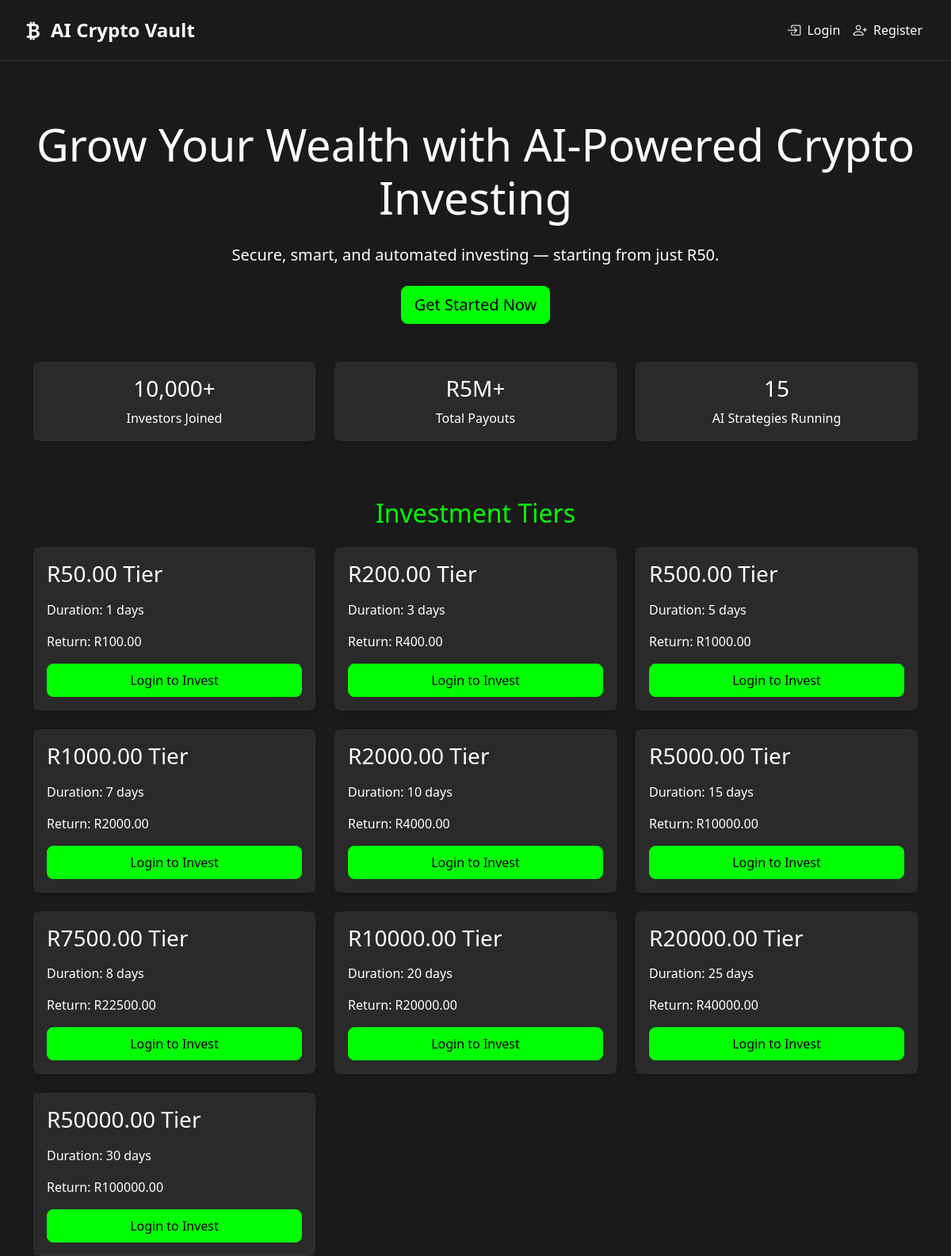
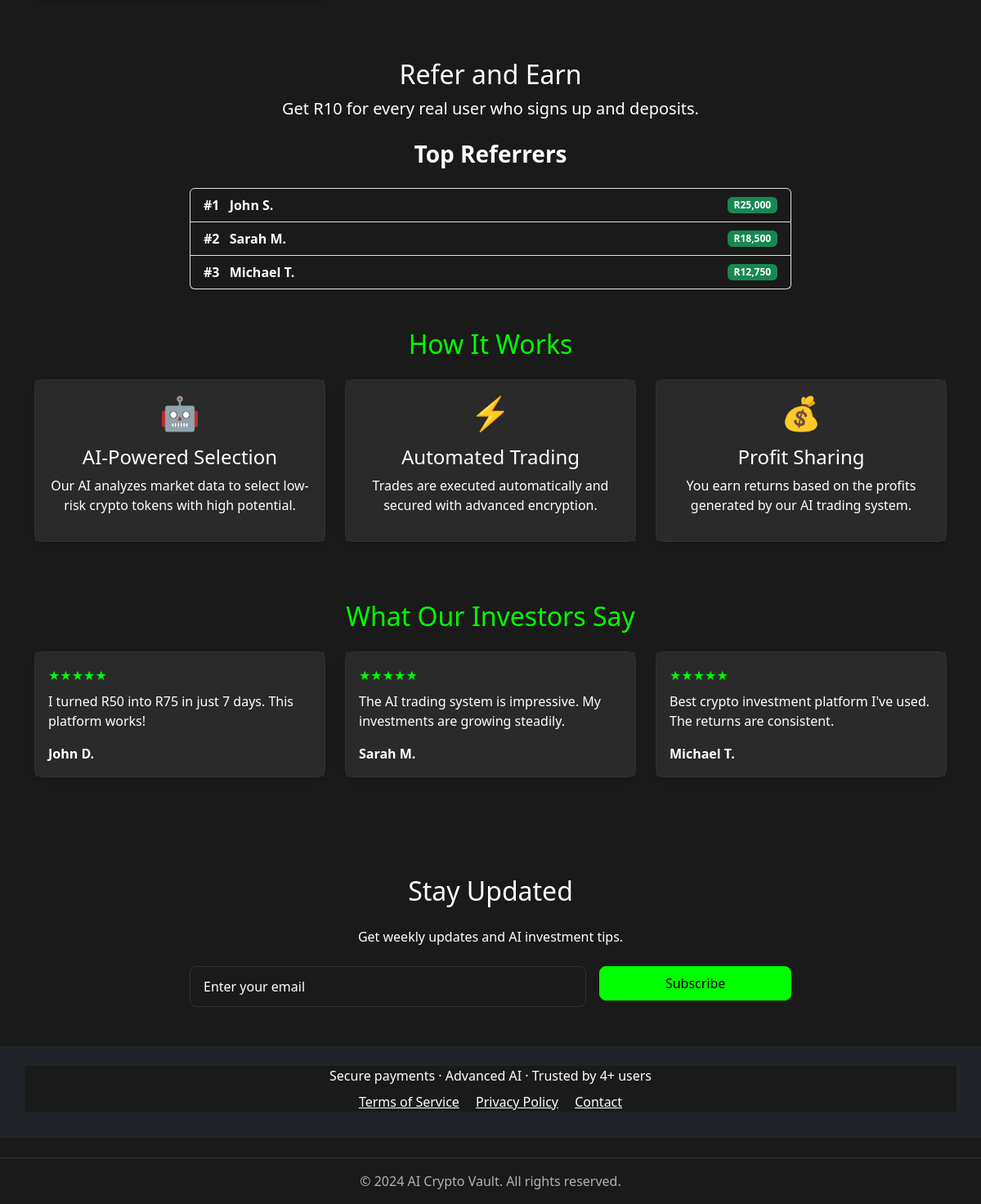
The page / on the database its author committed (2 pictures, top to bottom).
### core/models.py (models this page shows, shortened)
class InvestmentTier(models.Model):
    name = models.CharField(max_length=100)
    amount = models.DecimalField(max_digits=12, decimal_places=2)
    return_amount = models.DecimalField(max_digits=12, decimal_places=2)
    duration_days = models.IntegerField()
    min_level = models.IntegerField(default=1)
    created_at = models.DateTimeField(auto_now_add=True)
    updated_at = models.DateTimeField(auto_now=True)
    logo = models.ImageField(upload_to='tier_logos/', null=True, blank=True)  # Logo for the tier
    description = models.TextField(blank=True)  # Description of the tier

### core/views.py (the view)
# urls.py: path('', views.home_view, name='home'),
def home_view(request):
    investment_tiers = InvestmentTier.objects.all().order_by('amount')
    total_investors = CustomUser.objects.count()
    total_payouts = Investment.objects.filter(is_active=False).aggregate(
        total=Sum('return_amount')
    )['total'] or 0
    ai_strategies = 5  # Mock value for now
    top_referrers = CustomUser.objects.annotate(
        total_earnings=Sum('rewards__reward_amount')
    ).filter(total_earnings__isnull=False).order_by('-total_earnings')[:3]
    referral_link = None
    if request.user.is_authenticated:
        referral_link = request.build_absolute_uri(
            reverse('register') + f'?ref={request.user.username}'
        )
    testimonials = [
        {
            'name': 'John D.',
            'content': 'I turned R50 into R75 in just 7 days. This platform works!'
        },
        {
            'name': 'Sarah M.',
            'content': 'The AI trading system is impressive. My investments are growing steadily.'
        },
        {
            'name': 'Michael T.',
            'content': 'Best crypto investment platform I\'ve used. The returns are consistent.'
        }
    ]
    context = {
        'investment_tiers': investment_tiers,
        'total_investors': total_investors,
        'total_payouts': total_payouts,
        'ai_strategies': ai_strategies,
        'top_referrers': top_referrers,
        'referral_link': referral_link,
        'testimonials': testimonials,
    }
    return render(request, 'core/home.html', context)

### core/templates/core/home.html (shortened to what this page needs)
{% extends 'core/base.html' %}
{% load static %}
{% block content %}
<div class="container mt-5">
    <div class="row">
        <div class="col-12 text-center">
            <h1 class="display-4 mb-4">Grow Your Wealth with AI-Powered Crypto Investing</h1>
            <p class="lead mb-4">Secure, smart, and automated investing — starting from just R50.</p>
            {% if user.is_authenticated %}
                <a href="{% url 'dashboard' %}" class="btn btn-primary btn-lg">
                    Go to Dashboard
                </a>
            {% else %}
                <a href="{% url 'register' %}" class="btn btn-primary btn-lg">
                    Get Started Now
                </a>
            {% endif %}
        </div>
    </div>
</div>
<div class="container my-5">
    <div class="row text-center">
        <div class="col-md-4 mb-4">
            <div class="card">
                <div class="card-body">
                    <h3 class="card-title">10,000+</h3>
                    <p class="card-text">Investors Joined</p>
                </div>
            </div>
        </div>
        <div class="col-md-4 mb-4">
            <div class="card">
                <div class="card-body">
                    <h3 class="card-title">R5M+</h3>
                    <p class="card-text">Total Payouts</p>
                </div>
            </div>
        </div>
        <div class="col-md-4 mb-4">
            <div class="card">
                <div class="card-body">
                    <h3 class="card-title">15</h3>
                    <p class="card-text">AI Strategies Running</p>
                </div>
            </div>
        </div>
    </div>
</div>
<div class="container my-5">
    <h2 class="text-center mb-4">Investment Tiers</h2>
    <div class="row">
        {% for tier in investment_tiers %}
        <div class="col-md-4 mb-4">
            <div class="card">
                <div class="card-body">
                    <h3 class="card-title">R{{ tier.amount }} Tier</h3>
                    <div class="mt-3">
                        <p>Duration: {{ tier.duration_days }} days</p>
                        <p>Return: R{{ tier.return_amount }}</p>
                    </div>
                    {% if user.is_authenticated %}
                        {% if tier.min_level <= user.level %}
                            <a href="{% url 'invest' tier.id %}" class="btn btn-primary w-100">
                                Invest Now
                            </a>
                        {% else %}
                            <button class="btn btn-secondary w-100" disabled>
                                Locked
                            </button>
                        {% endif %}
                    {% else %}
                        <a href="{% url 'login' %}" class="btn btn-primary w-100">
                            Login to Invest
                        </a>
                    {% endif %}
                </div>
            </div>
        </div>
        {% endfor %}
    </div>
</div>
<div class="container my-5">
    <div class="text-center mb-4">
        <h2 class="text-dark">Refer and Earn</h2>
        <p class="lead text-dark">Get R10 for every real user who signs up and deposits.</p>
    </div>
    <div class="row justify-content-center">
        <div class="col-md-8">
            <h3 class="text-center mb-4 text-dark fw-bold">Top Referrers</h3>
            <div class="list-group">
                <div class="list-group-item d-flex justify-content-between align-items-center bg-white">
                    <div>
                        <span class="text-dark fw-bold">#1</span>
                        <span class="ms-2 text-dark fw-bold">John S.</span>
                    </div>
                    <span class="badge bg-success">R25,000</span>
                </div>
                <div class="list-group-item d-flex justify-content-between align-items-center bg-white">
                    <div>
                        <span class="text-dark fw-bold">#2</span>
                        <span class="ms-2 text-dark fw-bold">Sarah M.</span>
                    </div>
                    <span class="badge bg-success">R18,500</span>
                </div>
                <div class="list-group-item d-flex justify-content-between align-items-center bg-white">
                    <div>
                        <span class="text-dark fw-bold">#3</span>
                        <span class="ms-2 text-dark fw-bold">Michael T.</span>
                    </div>
                    <span class="badge bg-success">R12,750</span>
                </div>
            </div>
        </div>
    </div>
</div>
<div class="container my-5">
    <h2 class="text-center mb-4">How It Works</h2>
    <div class="row">
        <div class="col-md-4 mb-4">
            <div class="card">
                <div class="card-body text-center">
                    <h3 class="h1 mb-3">🤖</h3>
                    <h4>AI-Powered Selection</h4>
                    <p>Our AI analyzes market data to select low-risk crypto tokens with high potential.</p>
                </div>
            </div>
        </div>
        <div class="col-md-4 mb-4">
            <div class="card">
                <div class="card-body text-center">
                    <h3 class="h1 mb-3">⚡</h3>
                    <h4>Automated Trading</h4>
                    <p>Trades are executed automatically and secured with advanced encryption.</p>
                </div>
            </div>
        </div>
        <div class="col-md-4 mb-4">
            <div class="card">
                <div class="card-body text-center">
                    <h3 class="h1 mb-3">💰</h3>
                    <h4>Profit Sharing</h4>
                    <p>You earn returns based on the profits generated by our AI trading system.</p>
                </div>
            </div>
        </div>
    </div>
</div>
<div class="container my-5">
    <h2 class="text-center mb-4">What Our Investors Say</h2>
    <div class="row">
        {% for testimonial in testimonials %}
        <div class="col-md-4 mb-4">
            <div class="card">
                <div class="card-body">
                    <div class="text-warning mb-2">★★★★★</div>
                    <p class="card-text">{{ testimonial.content }}</p>
                    <p class="card-text"><strong>{{ testimonial.name }}</strong></p>
                </div>
            </div>
        </div>
        {% endfor %}
    </div>
</div>
<div class="bg-light py-5">
    <div class="container">
        <div class="row justify-content-center">
            <div class="col-md-8 text-center">
                <h2 class="mb-4">Stay Updated</h2>
                <p class="mb-4">Get weekly updates and AI investment tips.</p>
                <form method="post" action="{% url 'newsletter_subscribe' %}" class="row g-3 justify-content-center">
                    <div class="col-md-8">
                        <input type="email" name="email" class="form-control" placeholder="Enter your email" required>
                    </div>
                    <div class="col-md-4">
                        <button type="submit" class="btn btn-primary w-100">Subscribe</button>
                    </div>
                </form>
            </div>
        </div>
    </div>
</div>
<div class="bg-dark text-white py-4">
    <div class="container text-center">
        <p class="mb-2">Secure payments · Advanced AI · Trusted by {{ total_investors }}+ users</p>
        <div class="mb-2">
            <a href="{% url 'terms' %}" class="text-white me-3">Terms of Service</a>
            <a href="{% url 'privacy' %}" class="text-white me-3">Privacy Policy</a>
            <a href="{% url 'contact' %}" class="text-white">Contact</a>
        </div>
    </div>
</div>
{% endblock %}

### core/templates/core/base.html (shortened to what this page needs)
{% load static %}
<!DOCTYPE html>
<html lang="en">
<head>
    <link href="https://cdn.jsdelivr.net/npm/bootstrap@5.3.0/dist/css/bootstrap.min.css" rel="stylesheet">
    <link rel="stylesheet" href="https://cdn.jsdelivr.net/npm/bootstrap-icons@1.11.0/font/bootstrap-icons.css">
    <link rel="stylesheet" href="{% static 'css/main.css' %}">
</head>
<body>
    <nav class="navbar navbar-expand-lg navbar-dark">
        <div class="container-fluid">
            <a class="navbar-brand" href="{% url 'home' %}">
                <i class="bi bi-currency-bitcoin"></i> AI Crypto Vault
            </a>
            <div class="collapse navbar-collapse" id="navbarNav">
                <ul class="navbar-nav">
                    {% if user.is_authenticated %}
                        <li class="nav-item dropdown">
                            <a class="nav-link dropdown-toggle" href="#" id="navbarDropdown" role="button" data-bs-toggle="dropdown">
                                <i class="bi bi-person-circle"></i> {{ user.username }}
                            </a>
                            <ul class="dropdown-menu dropdown-menu-end">
                                <li><a class="dropdown-item" href="{% url 'profile' %}">
                                    <i class="bi bi-person"></i> Profile
                                </a></li>
                                <li><hr class="dropdown-divider"></li>
                                <li><a class="dropdown-item" href="{% url 'logout' %}">
                                    <i class="bi bi-box-arrow-right"></i> Logout
                                </a></li>
                            </ul>
                        </li>
                    {% else %}
                        <li class="nav-item">
                            <a class="nav-link" href="{% url 'login' %}">
                                <i class="bi bi-box-arrow-in-right"></i> Login
                            </a>
                        </li>
                        <li class="nav-item">
                            <a class="nav-link" href="{% url 'register' %}">
                                <i class="bi bi-person-plus"></i> Register
                            </a>
                        </li>
                    {% endif %}
                </ul>
            </div>
        </div>
    </nav>
    <main class="py-4">
        {% block content %}{% endblock %}
    </main>
    <footer class="footer mt-auto py-3">
        <div class="container text-center">
            <span class="text-muted">© 2024 AI Crypto Vault. All rights reserved.</span>
        </div>
    </footer>
</body>
</html>

### rows shown on the page
InvestmentTier: amount "50.00", duration_days "1", return_amount "100.00"
InvestmentTier: amount "200.00", duration_days "3", return_amount "400.00"
InvestmentTier: amount "500.00", duration_days "5", return_amount "1000.00"
InvestmentTier: amount "1000.00", duration_days "7", return_amount "2000.00"
InvestmentTier: amount "2000.00", duration_days "10", return_amount "4000.00"
InvestmentTier: amount "5000.00", duration_days "15", return_amount "10000.00"
InvestmentTier: amount "7500.00", duration_days "8", return_amount "22500.00"
InvestmentTier: amount "10000.00", duration_days "20", return_amount "20000.00"
InvestmentTier: amount "20000.00", duration_days "25", return_amount "40000.00"
InvestmentTier: amount "50000.00", duration_days "30", return_amount "100000.00"

### other values the page prints
{{ testimonial.content }} "I turned R50 into R75 in just 7 days. This platform works!" "The AI trading system is impressive. My investments are growing steadily." "Best crypto investment platform I've used. The returns are consistent."
{{ testimonial.name }} "John D." "Sarah M." "Michael T."
{{ total_investors }} "4"
